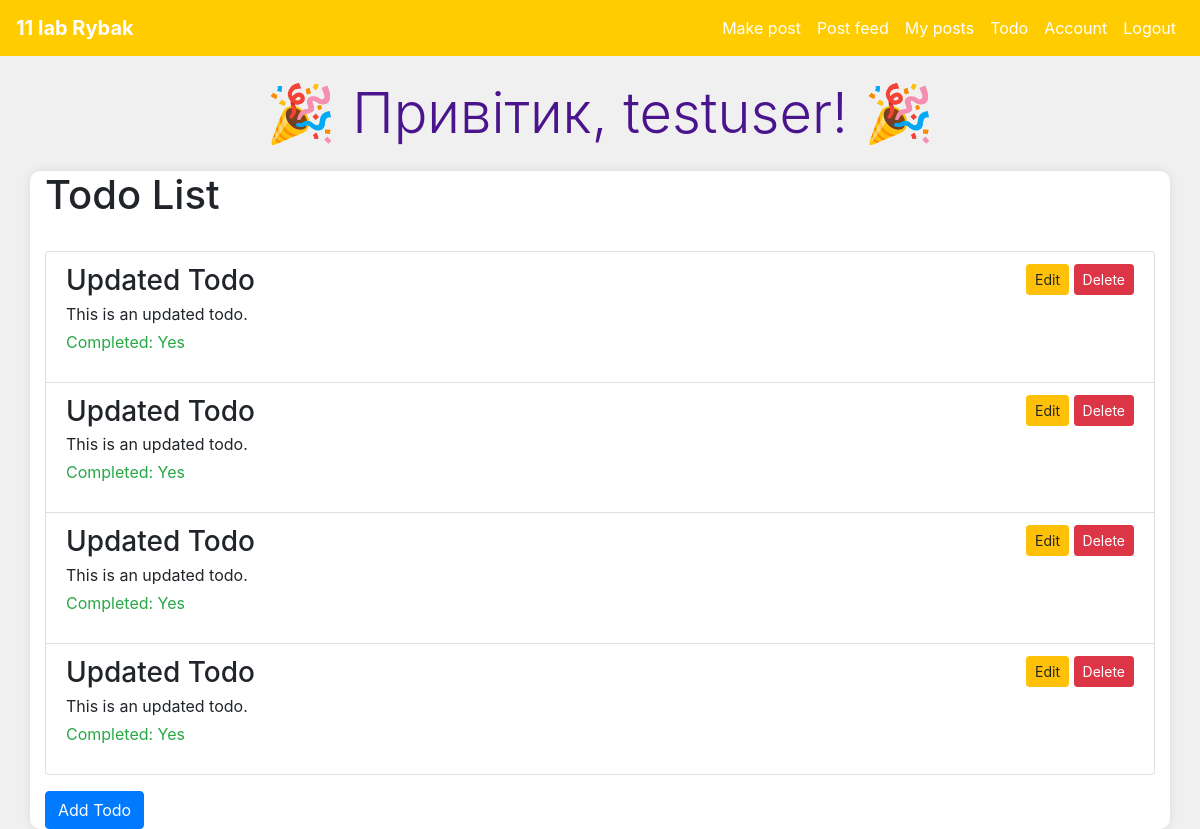
Screenshot of /todolist (signed in) with the database file from the repository.
### app/models.py (models this page shows, shortened)
class User(UserMixin, db.Model):
    __tablename__ = 'users'
    id = db.Column(db.Integer, primary_key=True)
    username = db.Column(db.String(120), unique=True, nullable=False)
    email = db.Column(db.String(120), unique=True, nullable=False)
    password = db.Column(db.String(120), nullable=False)
    image_file = db.Column(db.String(20), nullable=False, default='default.jpg')
    about_me = db.Column(db.String(140))
    last_seen = db.Column(db.DateTime, default=datetime.utcnow)

class Todo(db.Model):
    __tablename__ = 'todos'
    id = db.Column(db.Integer, primary_key=True)
    user_id = db.Column(db.Integer, db.ForeignKey('users.id'), nullable=False)
    title = db.Column(db.String(200), nullable=False)
    description = db.Column(db.String(500))
    completed = db.Column(db.Boolean, default=False)

### app/todo/views.py (the view)
@todos_bp.route('/todolist')
def todolist():
    if current_user.is_authenticated:
        todos = Todo.query.filter_by(user_id=current_user.id).all()
        return render_template('todos/index.html', todos=todos)
    else:
        return redirect(url_for('auth.login'))

### app/create_app.py (called while the page is built)
def create_app(config_class=ConfigDebug):
    app = Flask(__name__)
    app.config.from_object(config_class)
    db.init_app(app)
    migrate = Migrate(app, db)
    login_manager = LoginManager(app)
    login_manager.login_view = 'auth.login'
    @login_manager.user_loader
    def load_user(user_id):
        return User.query.get(int(user_id))
    @app.before_request
    def before_request():
        if current_user.is_authenticated:
            current_user.last_seen = datetime.utcnow()
            db.session.commit()
    app.register_blueprint(auth_bp)
    app.register_blueprint(main_bp)
    app.register_blueprint(todos_bp)
    app.register_blueprint(posts_bp)
    return app

### app/templates/todos/index.html
{% extends 'base.html' %}
{% block content %}
    <h1 class="mt-4">Todo List</h1>
    <br>
    <ul class="list-group">
        {% for todo in todos %}
            <li class="list-group-item">
                <div class="d-flex justify-content-between">
                    <div>
                        <h3 class="mb-1">{{ todo.title }}</h3>
                        <p class="mb-1">{{ todo.description }}</p>
                        {% if todo.completed %}
                            <p class="text-success">Completed: Yes</p>
                        {% else %}
                            <p class="text-danger">Completed: No</p>
                        {% endif %}
                    </div>
                    <div class="actions">
                        <a href="{{ url_for('todos.edit_todo', id=todo.id) }}" class="btn btn-warning btn-sm">Edit</a>
                        <a href="{{ url_for('todos.delete_todo', id=todo.id) }}" class="btn btn-danger btn-sm">Delete</a>
                    </div>
                </div>
            </li>
        {% endfor %}
    </ul>
    <a href="{{ url_for('todos.add_todo') }}" class="btn btn-primary mt-3">Add Todo</a>
{% endblock %}

### app/templates/base.html (shortened to what this page needs)
<!DOCTYPE html>
<html lang="en">
<head>
    <link rel="stylesheet" href="https://stackpath.bootstrapcdn.com/bootstrap/4.3.1/css/bootstrap.min.css">
    <link rel="stylesheet" href="../static/css/style.css">
</head>
<body>
    <nav class="navbar navbar-expand-lg navbar-light" style="background-color: #ffcc00;">
        <a class="navbar-brand" style="color: #4a148c; font-weight: bold;">11 lab Rybak</a>
        <div class="collapse navbar-collapse" id="navbarNav">
            <ul class="navbar-nav ml-auto">
                {% if current_user.is_authenticated %}
                    <li class="nav-item">
                        <a class="nav-link" style="color: #4a148c;" href="{{ url_for('posts.add_post') }}">Make post</a>
                    </li>
                    <li class="nav-item">
                        <a class="nav-link" style="color: #4a148c;" href="{{ url_for('posts.posts') }}">Post feed</a>
                    </li>
                    <li class="nav-item">
                        <a class="nav-link" style="color: #4a148c;" href="{{ url_for('posts.my_posts') }}">My posts</a>
                    </li>
                    <li class="nav-item">
                        <a class="nav-link" style="color: #4a148c;" href="{{ url_for('todos.todolist') }}">Todo</a>
                    </li>
                    <li class="nav-item">
                        <a class="nav-link" style="color: #4a148c;" href="{{ url_for('main.index') }}">Account</a>
                    </li>
                    <li class="nav-item">
                        <a class="nav-link" style="color: #4a148c;" href="{{ url_for('auth.logout') }}">Logout</a>
                    </li>
                {% endif %}
            </ul>
        </div>
    </nav>
    <br>
    <div class="text-center">
        {% if current_user.is_authenticated %}
            <p class="display-4" style="color: #4a148c;">🎉 Привітик, {{ current_user.username }}! 🎉</p>
        {% else %}
            <p class="display-4" style="color: #4a148c;">🎉 11 лабораторна робота Рибака Артема 🎉</p>
        {% endif %}
    </div>
    <div class="container mt-4" style="background-color: #ffffff; border-radius: 10px; box-shadow: 0 0 10px rgba(0, 0, 0, 0.1);">
        {% block content %}
        {% endblock %}
    </div>
</body>
</html>

### app/static/css/style.css (style rules this page uses)
body { background-color: #f0f0f0; }
.navbar { background-color: #1e90ff; }
.navbar-brand, .nav-link { color: #fff !important; }
.display-4 { color: #1e90ff; }
.container { background-color: #fff; border-radius: 10px; box-shadow: 0 0 10px rgba(0, 0, 0, 0.1); }

### rows the page displays
User: username "testuser"
Todo: title "Updated Todo", description "This is an updated todo.", completed "Completed: Yes"
Todo: title "Updated Todo", description "This is an updated todo.", completed "Completed: Yes"
Todo: title "Updated Todo", description "This is an updated todo.", completed "Completed: Yes"
Todo: title "Updated Todo", description "This is an updated todo.", completed "Completed: Yes"
